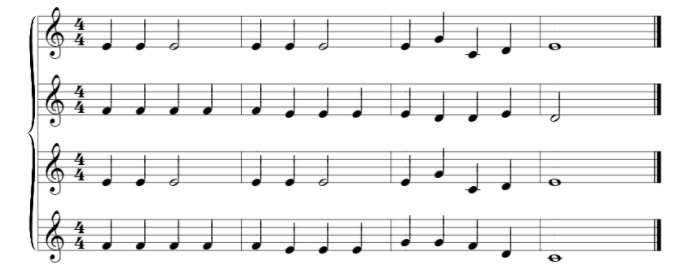
#> input picture ContrastEnhancementTrails/ScreenedPoisionEquation/note.PNG, 682 x 277 px, found by its file name
$ jupyter execute ScreenedPoisionEquation.ipynb
#> lines starting #> are read from the running program, lines starting #| are printed output that depends on the picture
#> in applyPoison, img is the input picture: shape (277, 682); min 0, max 255, mean 238.1
[cell 1]
import numpy as np
import cv2
from math import pi
import skimage.io as io

[cell 2]
def simplestColorBalance(img,s):
#> called with s = 0.1
    s/=100
    n,m=img.shape
#> n = 277; m = 682
    f=img.flatten()
    f.sort()
    minT=f[int(s*n*m)]
#> minT = 0
    maxT=f[ n*m - int(s*n*m) - 1]
#> maxT = 255
    img=np.where(img<minT,0,img)
    img=np.where(img>maxT,255,img)
    img=np.where((img!=0)&(img!=255),255*((img-minT)/(maxT-minT)),img)
    return img

[cell 3]
def poisonScreening(img,L):
#> called with L = 0.1
    n,m=img.shape
#> n = 277; m = 682
    img_freq=cv2.dft(img)
    for i in range(n):
        for j in range(m):
            coef=(pi*pi*i*i)/(n*n) + (pi*pi*j*j)/(m*m)
            img_freq[i][j]=(img_freq[i][j]*coef)/(L+coef)
    img=cv2.idft(img_freq)
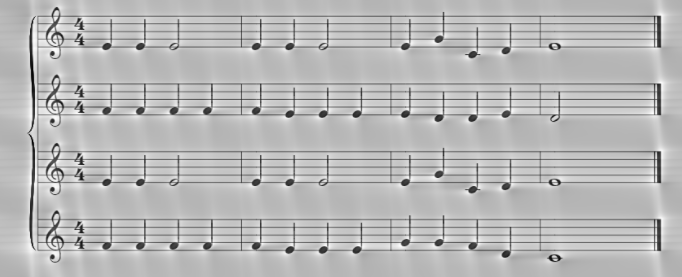
#> img: shape (277, 682) float64; min -40293471.6, max 15273472.4, mean 0; drawn with min black and max white
    return img

[cell 4]
def applyPoison(imgDist,s,L):
    img=cv2.imread(imgDist,0)
    img=simplestColorBalance(img,s)
    cv2.imwrite('Balanced.png',img)
    img=poisonScreening(img,L)
    cv2.imwrite('poison.png',img)
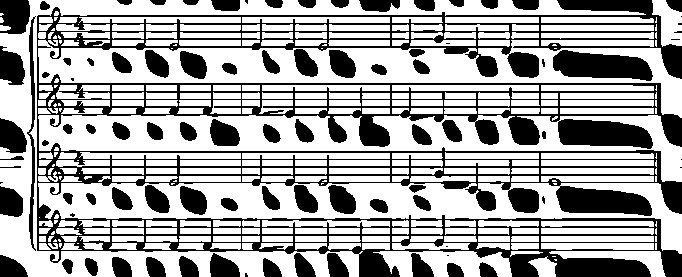
#> saved as poison.png: shape (277, 682); min 0, max 255, mean 166
    img=simplestColorBalance(img,s)
#> call 2 of simplestColorBalance, with s = 0.1
#> in simplestColorBalance (call 2), `minT=f[int(s*n*m)]`: minT = -32637435.1
#> in simplestColorBalance (call 2), `maxT=f[ n*m - int(s*n*m) - 1]`: maxT = 12887537.4
#> in simplestColorBalance (call 2), `img=np.where(img<minT,0,img)`:
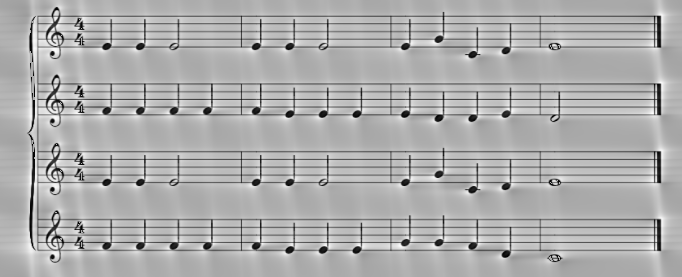
#> img: shape (277, 682) float64; min -32637435.1, max 15273472.4, mean 34708; drawn with min black and max white
    cv2.imwrite('final.png',img)
    return img

[cell 5]
img=applyPoison("note.png",0.1,0.1)
io.imshow(img/255)
io.show()
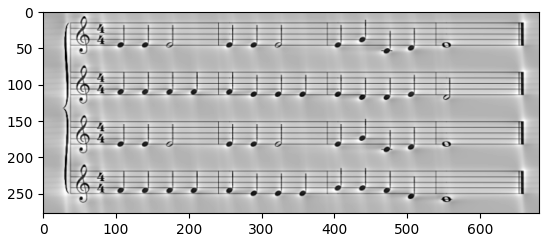
#> figure drawn by matplotlib, 1 panel

$ run again, with ContrastEnhancementTrails/ScreenedPoisionEquation/2.png copied over ContrastEnhancementTrails/ScreenedPoisionEquation/note.PNG
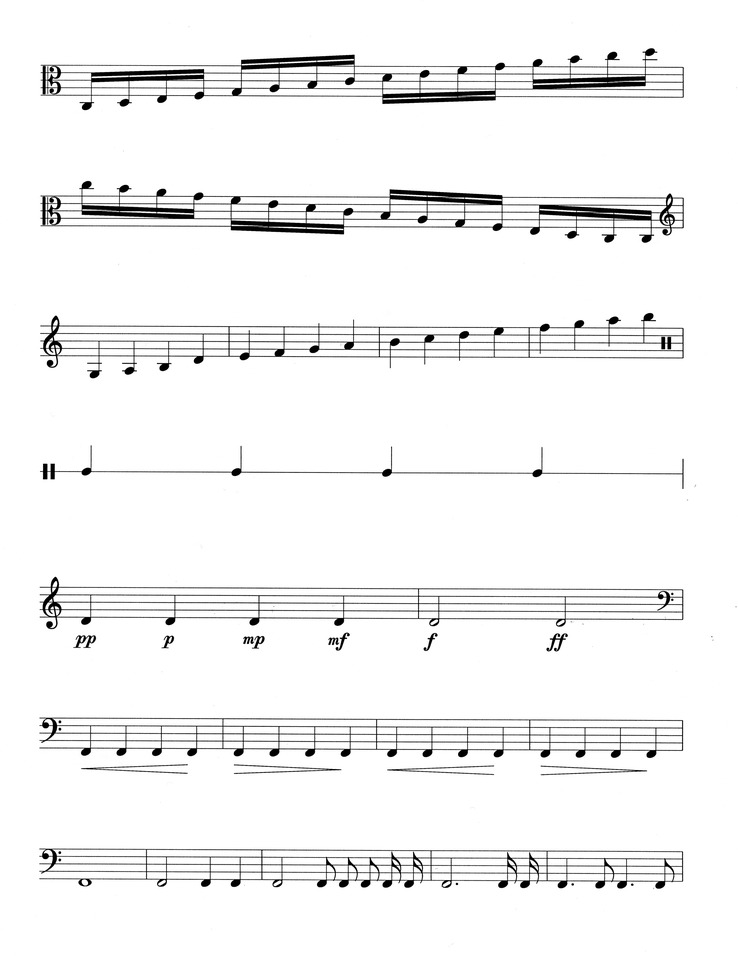
#> input picture ContrastEnhancementTrails/ScreenedPoisionEquation/2.png, 738 x 956 px, shrunk from 4521 x 5860 before the run, found by its file name
#> in applyPoison, img is the input picture: shape (956, 738); min 0, max 255, mean 243.2
#> minT = 0
#> maxT = 255
#> in applyPoison, `cv2.imwrite('poison.png',img)`:
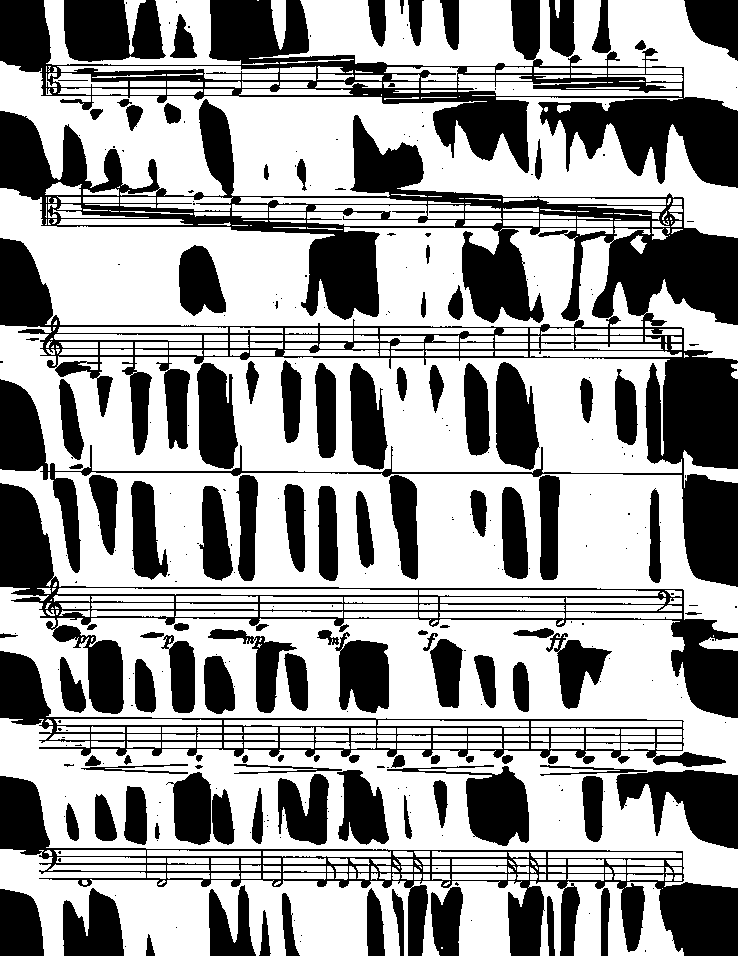
#> saved as poison.png: shape (956, 738); min 0, max 255, mean 156.5
#> `io.show()`:
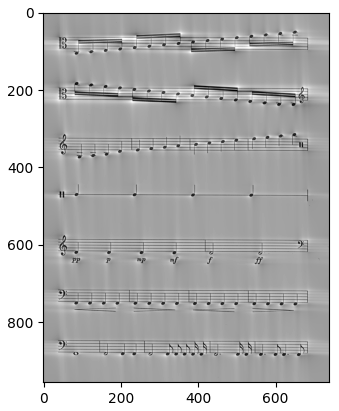
#> figure drawn by matplotlib, 1 panel
